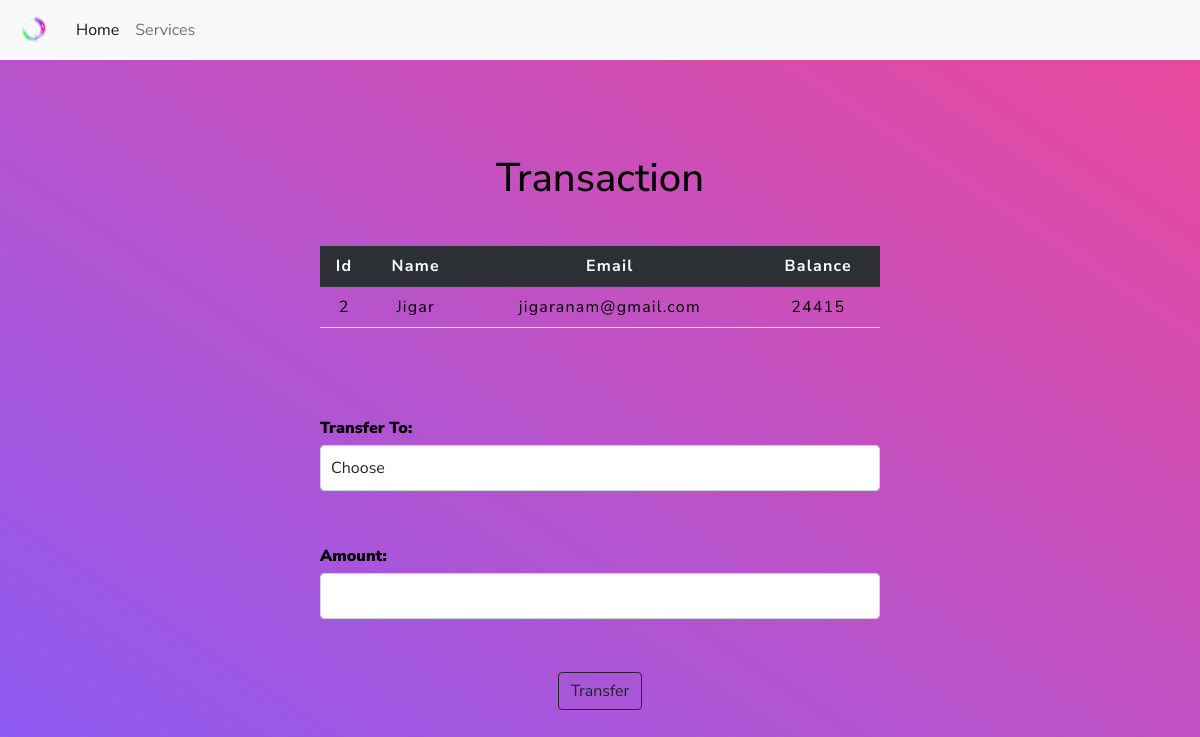
Page /userdetails.php?id=2 on the committed database.
### tables this page shows
CREATE TABLE `users` (
  `id` int(11) NOT NULL,
  `name` varchar(200) NOT NULL,
  `age` int(11) NOT NULL,
  `email` varchar(200) NOT NULL,
  `mobile` varchar(20) NOT NULL,
  `credit_score` int(11) NOT NULL,
  `loan_type` varchar(20) NOT NULL,
  `balance` int(11) NOT NULL,
  `password` varchar(200) NOT NULL,
  `accountnumber` varchar(8) NOT NULL
);

### userdetails.php (the view, shortened to what this page needs)
<!DOCTYPE html>
<html lang="en">
	<head>
		<link href="https://cdn.jsdelivr.net/npm/bootstrap@5.0.0-beta1/dist/css/bootstrap.min.css" rel="stylesheet">
		<link rel="stylesheet" href="css/style.css">
		<link rel="stylesheet" href="css/table.css">
	</head>
	<body>
	<nav class="navbar navbar-expand-lg navbar-light bg-light sticky-top">
		<div class="container-fluid">
		<a class="navbar-brand" href="index.html">
			<img src="images/logo.png" alt="logo" style="width:40px;">
		</a>
		<div class="collapse navbar-collapse" id="navbarSupportedContent">
			<ul class="navbar-nav me-auto mb-2 mb-lg-0">
			<li class="nav-item">
				<a class="nav-link active" aria-current="page" href=" index.html ">Home</a>
			</li>
			<li class="nav-item">
				<a class="nav-link" href="#services">Services</a>
			</li>
			</ul>
		</div>
		</div>
	</nav>
	<div class="container">
    <h2 class="text-center pt-4" style="color : black;">Transaction</h2>
    	<?php
			$hostname = "localhost";
			$username = "root";
			$password = "";
			$database = "grip_bank";
			$conn = mysqli_connect($hostname, $username, $password, $database);
			$sid=$_GET['id'];
			$sql = "SELECT * FROM  users where id=$sid";
			$result=mysqli_query($conn,$sql);
			$rows=mysqli_fetch_assoc($result);
		?>
		<form method="post" name="tcredit" class="tabletext" action="userdetails.php?id=<?php echo $_GET['id']; ?>">
			<br/>
			<div>
				<table class="table table-striped table-hover">
					<tr style="color : white;" class="table-dark">
						<th class="text-center">Id</th>
						<th class="text-center">Name</th>
						<th class="text-center">Email</th>
						<th class="text-center">Balance</th>
					</tr>
					<tr style="color : black;">
						<td class="py-2"><?php echo $rows['id'] ?></td>
						<td class="py-2"><?php echo $rows['name'] ?></td>
						<td class="py-2"><?php echo $rows['email'] ?></td>
						<td class="py-2"><?php echo $rows['balance'] ?></td>
					</tr>
				</table>
			</div>
			<br/><br/><br/>
			<label style="color : black;"><b>Transfer To:</b></label>
			<select name="to" class="form-control" required>
				<option value="" disabled selected>Choose</option>
		</select>
		<br>
		<br>
			<label style="color : black;"><b>Amount:</b></label>
			<input type="number" class="form-control" name="amount" required>
			<br><br>
				<div class="text-center" >
				<button class="btn btn-outline-dark" name="submit" type="submit" id="myBtn" >Transfer</button>
			</div>
		</form>
    </div>
  </body>
</html>

### css/style.css (style rules this page uses)
* { padding: 0px; margin: 0px; box-sizing: border-box; }
.container { max-width: 600px; margin: 0 auto; padding: 20px; }
.container h2 { text-align: center; margin-bottom: 20px; }
.container label { font-weight: bold; }
.container input[type="text"], .container input[type="number"], .container input[type="email"], .container input[type="tel"], .container select { width: 100%; padding: 10px; margin: 5px 0; box-sizing: border-box; }
.container { max-width: 600px; margin: 0 auto; padding: 20px; margin-top: 50px; }
body { margin: 0; padding: 0; background-image: linear-gradient(to top right, #8B5CF6, #EC4899); background-size: cover; background-position: center; height: 100vh; justify-content: center; align-items: center; }

### css/table.css (style rules this page uses)
* { padding: 0; margin: 0; box-sizing: border-box; font-family: Nunito Sans ; }
h2 { font-size: 40px; }
table { letter-spacing: 1.2px; }
td { text-align: center; }
button { border:none; background: #d9d9d9; transition: 1s; }

### rows in the picture
users: id "2", name "Jigar", email "jigaranam@gmail.com", balance "24415"
